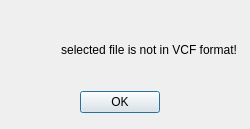
<?xml version="1.0" encoding="UTF-8"?>
<ui version="4.0">
 <class>error_dialog1</class>
 <widget class="QDialog" name="error_dialog1">
  <property name="geometry">
   <rect>
    <x>0</x>
    <y>0</y>
    <width>250</width>
    <height>129</height>
   </rect>
  </property>
  <property name="windowTitle">
   <string>Message</string>
  </property>
  <widget class="QLabel" name="error_dlg_label">
   <property name="geometry">
    <rect>
     <x>10</x>
     <y>40</y>
     <width>227</width>
     <height>17</height>
    </rect>
   </property>
   <property name="text">
    <string>selected file is not in VCF format!</string>
   </property>
   <property name="alignment">
    <set>Qt::AlignBottom|Qt::AlignRight|Qt::AlignTrailing</set>
   </property>
  </widget>
  <widget class="QDialogButtonBox" name="button_err_dlg">
   <property name="geometry">
    <rect>
     <x>80</x>
     <y>90</y>
     <width>80</width>
     <height>25</height>
    </rect>
   </property>
   <property name="standardButtons">
    <set>QDialogButtonBox::Ok</set>
   </property>
  </widget>
 </widget>
 <resources/>
 <connections/>
</ui>
